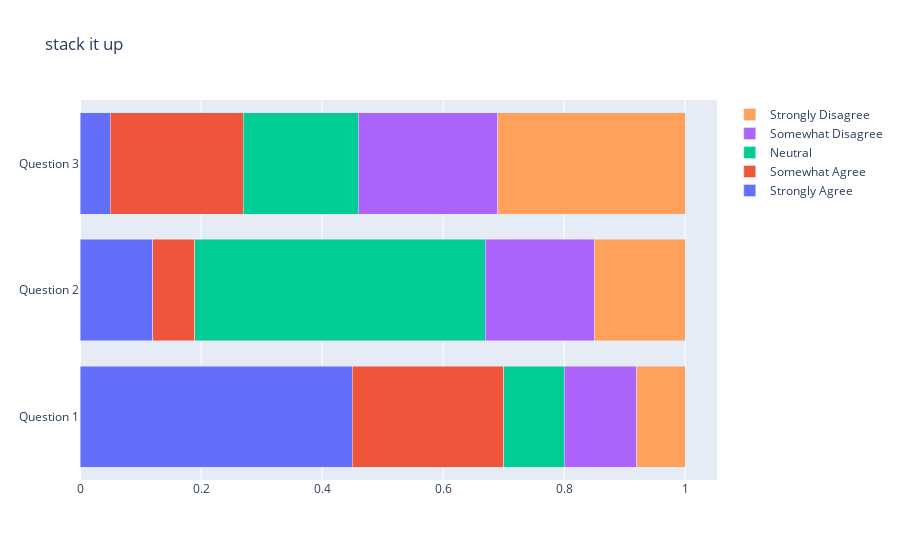

Write notebook code for a chart like this one.
### Code cell
# create traces using a list comprehension:
# vertical bar chart just swap x, y and remove orientation
data = [ go.Bar(y = df.index, x = df[col], name=df[col].name, orientation='h') for col in df.columns.values]

# create a layout, remember to set the barmode here
layout = go.Layout(title= 'stack it up', barmode = 'stack')

# create a fig from data & layout, and plot the fig.
fig = go.Figure(data=data, layout=layout)
fig.show()

### Figure 1 — Plotly figure (JSON) as saved in the notebook; plotly's stock layout.template omitted (floating-point values rounded to 4 significant figures)
{"data": [{"name": "Strongly Agree", "orientation": "h", "type": "bar", "x": [0.45, 0.12, 0.05], "y": ["Question 1", "Question 2", "Question 3"]}, {"name": "Somewhat Agree", "orientation": "h", "type": "bar", "x": [0.25, 0.07, 0.22], "y": ["Question 1", "Question 2", "Question 3"]}, {"name": "Neutral", "orientation": "h", "type": "bar", "x": [0.1, 0.48, 0.19], "y": ["Question 1", "Question 2", "Question 3"]}, {"name": "Somewhat Disagree", "orientation": "h", "type": "bar", "x": [0.12, 0.18, 0.23], "y": ["Question 1", "Question 2", "Question 3"]}, {"name": "Strongly Disagree", "orientation": "h", "type": "bar", "x": [0.08, 0.15, 0.31], "y": ["Question 1", "Question 2", "Question 3"]}], "layout": {"barmode": "stack", "title": {"text": "stack it up"}}}
